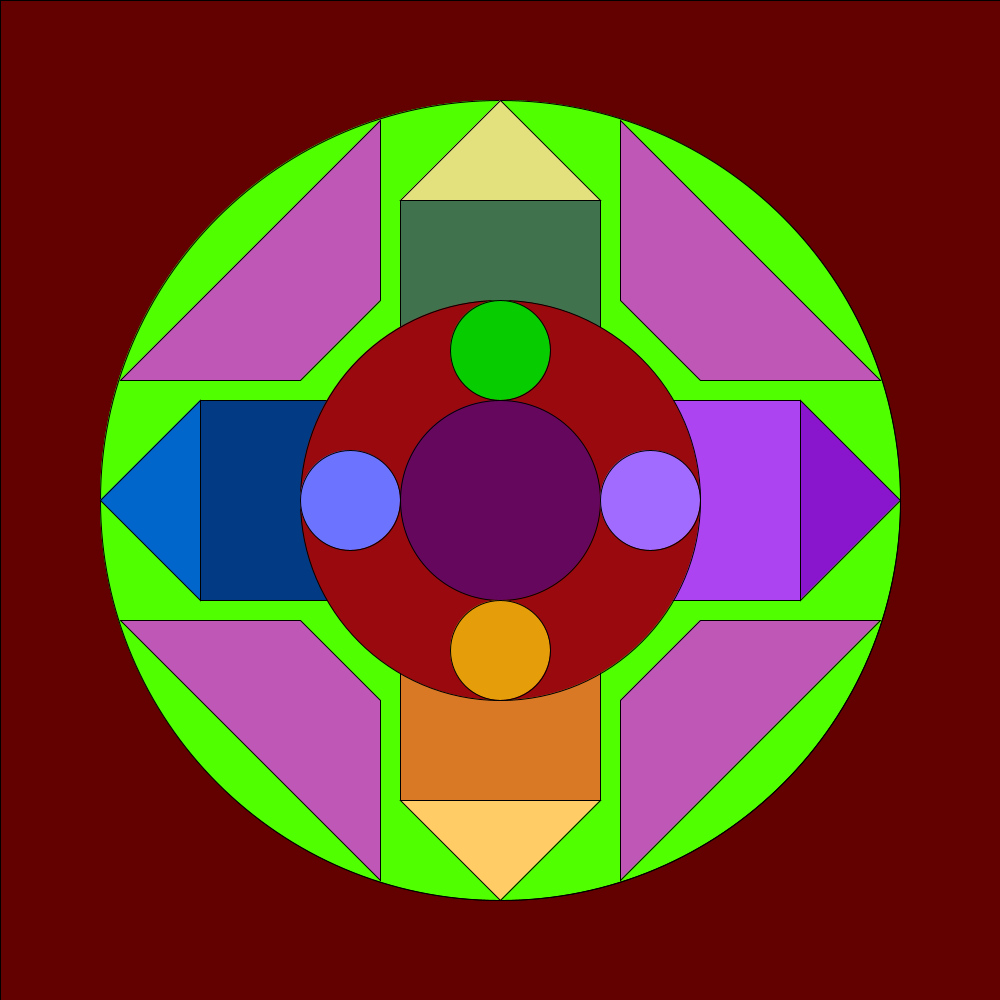
Frame 1 (no input)
Frame 60 (the mouse pressed at the canvas centre just before this capture): identical to frame 1, image omitted
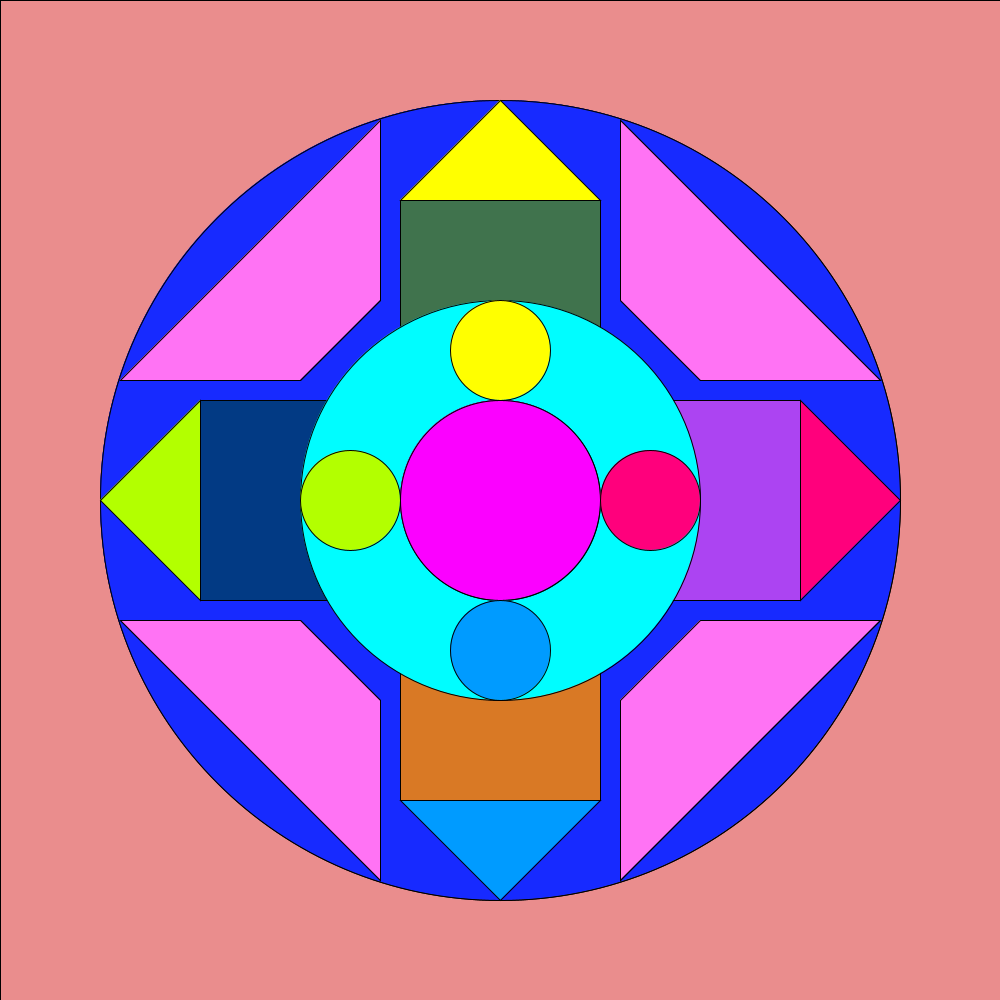
Frame 120 (the mouse held since frame 60 and released just before this capture)

The Processing sketch that drew these frames (run headless with seeded random() and noise(); from frame 60 on, the mouse is pressed at the canvas centre):

// Processing sketch: processing_135535
// ── processing_135535.pde

int x,y;

//setup
void setup(){
  size(1000,1000);
}
//draw
void draw(){
  if (mousePressed == true) {
    fill(234,141,141);
    } else {
    fill(99,0,0);
  }  rect(0,0, 1000, 1000);
 
  x = mouseX;
  y = mouseY;

//outer circle 
    //click
            if (mousePressed == true) {
                fill(23,42,255);
              } else {
                fill(80,255,0);
              }  ellipse(500,500,800,800);
  //fill(255,194,17);
  //fill(127,58,122);
  ellipse(500,500,800,800);
  
//squares
    //left
      fill(2,58,132);
      rect(200,400,200,200);
    // top
      fill(64,115,77);
      rect(400,200,200,200);
    // bottom
      fill(217,121,37);
      rect(400,600,200,200);
    // right
      fill(172,68,242);
      rect(600,400,200,200);

//triangles
    //top
        //Click
           if (mousePressed == true) {
                fill(255,255,0);
              } else {
                fill(227,224,126);
              }
      triangle(500,100,600,200,400,200);
      
      //mouseover
            if (x < 540 && x > 445 && y < 400 && y > 300){
               fill(255,15,104);
               triangle(500,100,600,200,400,200);}
            
    // right
        //click
            if (mousePressed == true) {
                fill(255,0,124);
              } else {
                fill(137,21,204);
              } triangle(800,400,900,500,800,600);
       //mouseover
             if (x < 700 && x > 600 && y < 550 && y > 450){
               fill(228,115,255);
               triangle(800,400,900,500,800,600);}
            
    // bottom
        //click
            if (mousePressed == true) {
                fill(0,155,255);
              } else {
                fill(255,204,102);
              } triangle(600,800,500,900,400,800);
       //mouseover
             if (x < 550 && x > 450 && y < 700 && y > 600){
               fill(255,179,7);
               triangle(600,800,500,900,400,800);}
            
    // left
        //click
            if (mousePressed == true) {
                fill(179,255,0);
              } else {
                fill(0,102,204);
              }  triangle(200,400,200,600,100,500);
       //mouseover
             if (x < 400 && x > 300 && y < 550 && y > 450){
               fill(255);
                triangle(200,400,200,600,100,500);}
      
//Quads 
    //top left
        //click
            if (mousePressed == true) {
                fill(127,58,122);
              } else {
                fill(191,87,183);
              } quad(380, 120, 380, 300, 300, 380, 120, 380);
       //mouseover
             if (x < 600 && x > 400 && y < 600 && y > 400){
               fill(255,115,244);
               quad(380, 120, 380, 300, 300, 380, 120, 380);}
      
    //top right
        //click
            if (mousePressed == true) {
                fill(127,58,122);
              } else {
                fill(191,87,183);
              } quad(620, 120, 880, 380, 700, 380, 620, 300);
       //mouseover
             if (x < 600 && x > 400 && y < 600 && y > 400){
               fill(255,115,244);
               quad(620, 120, 880, 380, 700, 380, 620, 300);}
     
    //bottom right
        //click
            if (mousePressed == true) {
                fill(127,58,122);
              } else {
                fill(191,87,183);
              } quad(700,620,880,620,620,880,620,700);
       //mouseover
             if (x < 600 && x > 400 && y < 600 && y > 400){
               fill(255,115,244);
                quad(700,620,880,620,620,880,620,700);}
    
    //bottom left
        //click
            if (mousePressed == true) {
                fill(127,58,122);
              } else {
                fill(191,87,183);
              } quad(120,620,300,620,380,700,380,880);
       //mouseover
             if (x < 600 && x > 400 && y < 600 && y > 400){
               fill(255,115,244);
               quad(120,620,300,620,380,700,380,880);}
      
//middle circle
  if (mousePressed == true) {
                fill(0,253,255);
              } else {
                fill(154,9,13);
              } ellipse(500,500,400,400);
  
  
//inner circle
      fill(102,7,94);
      ellipse(500,500,200,200);
  //Mouseover
       if (x < 600 && x > 400 && y < 600 && y > 400){
          fill(251,1,255);
          ellipse(500,500,200,200);}
 
//circles on red circle
    //top 
     //Click
           if (mousePressed == true) {
                fill(255,255,0);
              } else {
                fill(6,204,0);
              }
      ellipse(500,350,100,100);
      
      //mouseover
            if (x < 540 && x > 445 && y < 400 && y > 300){
               fill(255,15,104);
               ellipse(500,350,100,100);}
    //left 
      //click
            if (mousePressed == true) {
                fill(179,255,0);
              } else {
                fill(108,115,255);
              } ellipse(350,500,100,100);
       //mouseover
             if (x < 400 && x > 300 && y < 550 && y > 450){
               fill(255);
               ellipse(350,500,100,100);}
    
    //right 
      //click
            if (mousePressed == true) {
                fill(255,0,124);
              } else {
                fill(162,107,255);
              } ellipse(650,500,100,100);
       //mouseover
             if (x < 700 && x > 600 && y < 550 && y > 450){
               fill(228,115,255);
               ellipse(650,500,100,100);}
          
    //bottom 
      //click
            if (mousePressed == true) {
                fill(0,155,255);
              } else {
                fill(229,157,9);
              } ellipse(500,650,100,100);
       //mouseover
             if (x < 550 && x > 450 && y < 700 && y > 600){
               fill(255,179,7);
               ellipse(500,650,100,100);}
     


       


}
